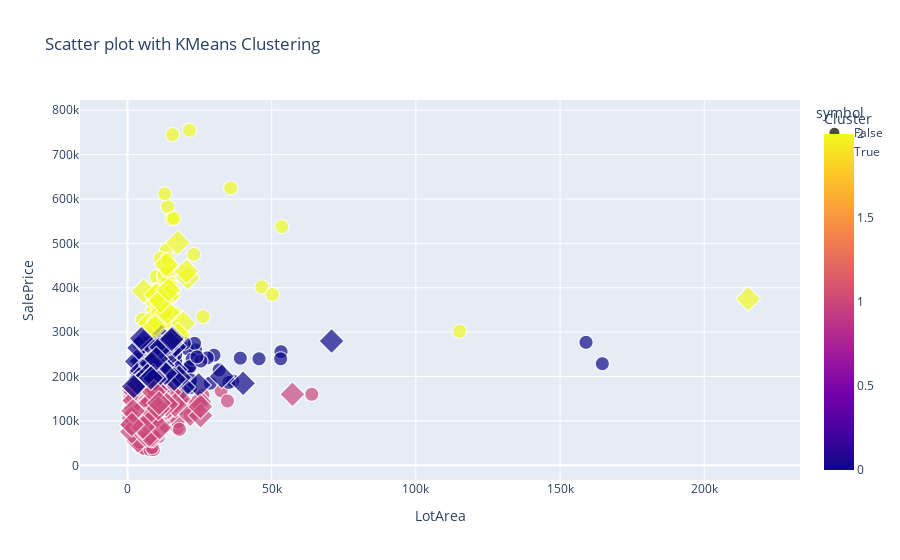

Notebook source saved alongside this figure:
### Code cell
import pandas as pd
import numpy as np
from sklearn.model_selection import train_test_split
from sklearn.cluster import KMeans
import plotly.express as px

df = pd.read_csv("Practice_File.csv")

train, test = train_test_split(df, test_size=0.2, random_state=0)

# Fit KMeans on the training set
kmeans = KMeans(n_clusters=3, random_state=42)
kmeans.fit(train[['LotArea', 'SalePrice']])

# Add cluster labels to the training set
train['Cluster'] = kmeans.labels_

# Predict cluster labels for the test set
test['Cluster'] = kmeans.predict(test[['LotArea', 'SalePrice']])

# Combine train and test sets for visualization
combined = pd.concat([train, test], ignore_index=True)

# Create a scatter plot
fig = px.scatter(
    combined, 
    x='LotArea', 
    y='SalePrice',  
    color='Cluster',
    title='Scatter plot with KMeans Clustering',
    symbol=combined.index.isin(test.index),
    size=np.where(combined.index.isin(test.index), 10, 5)
)

fig.show()

### Figure 1 — Plotly figure (JSON) as saved in the notebook; plotly's stock layout.template omitted (floating-point values rounded to 4 significant figures; data arrays with more than 128 entries replaced by an {"elided": "..."} marker saying what was removed)
{"data": [{"hovertemplate": "symbol=False<br>LotArea=%{x}<br>SalePrice=%{y}<br>size=%{marker.size}<br>Cluster=%{marker.color}<extra></extra>", "legendgroup": "False", "marker": {"color": {"elided": "1168 int values"}, "coloraxis": "coloraxis", "size": {"elided": "1168 int values"}, "sizemode": "area", "sizeref": 0.025, "symbol": "circle"}, "mode": "markers", "name": "False", "showlegend": true, "type": "scattergl", "x": {"elided": "1168 int values"}, "xaxis": "x", "y": {"elided": "1168 int values"}, "yaxis": "y"}, {"hovertemplate": "symbol=True<br>LotArea=%{x}<br>SalePrice=%{y}<br>size=%{marker.size}<br>Cluster=%{marker.color}<extra></extra>", "legendgroup": "True", "marker": {"color": {"elided": "292 int values"}, "coloraxis": "coloraxis", "size": {"elided": "292 int values"}, "sizemode": "area", "sizeref": 0.025, "symbol": "diamond"}, "mode": "markers", "name": "True", "showlegend": true, "type": "scattergl", "x": {"elided": "292 int values"}, "xaxis": "x", "y": {"elided": "292 int values"}, "yaxis": "y"}], "layout": {"coloraxis": {"colorbar": {"title": {"text": "Cluster"}}, "colorscale": [[0, "#0d0887"], [0.1111, "#46039f"], [0.2222, "#7201a8"], [0.3333, "#9c179e"], [0.4444, "#bd3786"], [0.5556, "#d8576b"], [0.6667, "#ed7953"], [0.7778, "#fb9f3a"], [0.8889, "#fdca26"], [1, "#f0f921"]]}, "legend": {"itemsizing": "constant", "title": {"text": "symbol"}, "tracegroupgap": 0}, "title": {"text": "Scatter plot with KMeans Clustering"}, "xaxis": {"anchor": "y", "domain": [0, 1], "title": {"text": "LotArea"}}, "yaxis": {"anchor": "x", "domain": [0, 1], "title": {"text": "SalePrice"}}}}
